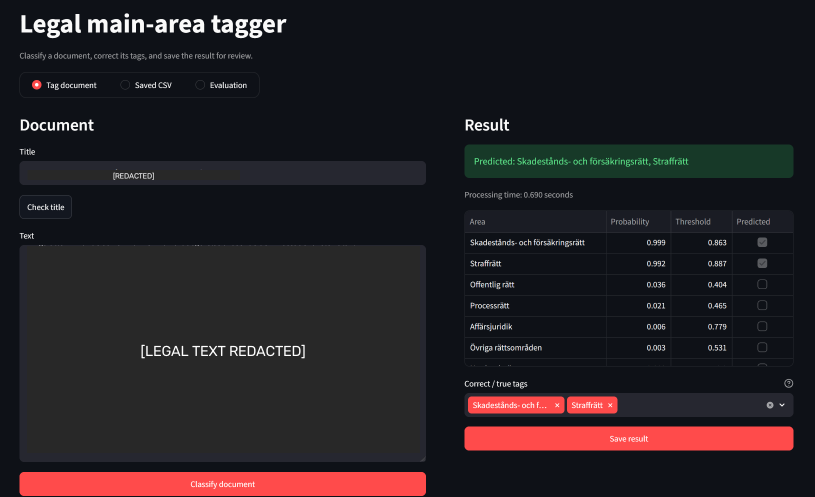
#> input picture Images/img_ui.png, 1630 x 994 px (shown at 1/2 size)
$ python redact_img_text.py
#> lines starting #> are read from the running program, lines starting #| are printed output that depends on the picture; after the words box and inside, x2 and y2 are one past the last pixel; in counts of white or black regions, pixels touching at a corner belong together
import cv2

img = cv2.imread("Images/img_ui.png")
#> img is the input picture: shape (994, 1630, 3); mean B, G, R 34.6, 30.7, 36.4

regions = [
    # y1, y2, x1, x2
    (340, 360, 55, 480),  # title
    (492, 906, 54, 840),  # document text
]

def redact(region, text, font_scale):
#> called with region = (340, 360, 55, 480), text = '[REDACTED]', font_scale = 0.5
    y1, y2, x1, x2 = region
    img[y1:y2, x1:x2] = (40, 40, 40)
#> img: shape (994, 1630, 3); 0.03% of pixels changed, all inside (x1, y1, x2, y2) = (227, 345, 308, 360)
    font = cv2.FONT_HERSHEY_SIMPLEX
    size, _ = cv2.getTextSize(text, font, font_scale, 1)
    text_x = x1 + (x2 - x1 - size[0]) // 2
    text_y = y1 + (y2 - y1 + size[1]) // 2

    cv2.putText(
        img, text, (text_x, text_y),
        font, font_scale, (255, 255, 255), 1, cv2.LINE_AA
    )
#> img: shape (994, 1630, 3); mean B, G, R 34.6, 30.7, 36.4

redact(regions[0],"[REDACTED]",0.5)
redact(regions[1],"[LEGAL TEXT REDACTED]",1.0)
#> call 2 of redact, with region = (492, 906, 54, 840), text = '[LEGAL TEXT REDACTED]', font_scale = 1
#> in redact (call 2), `cv2.putText( img, text, (text_x, text_y), font, font_scale, (255, 255,..`:
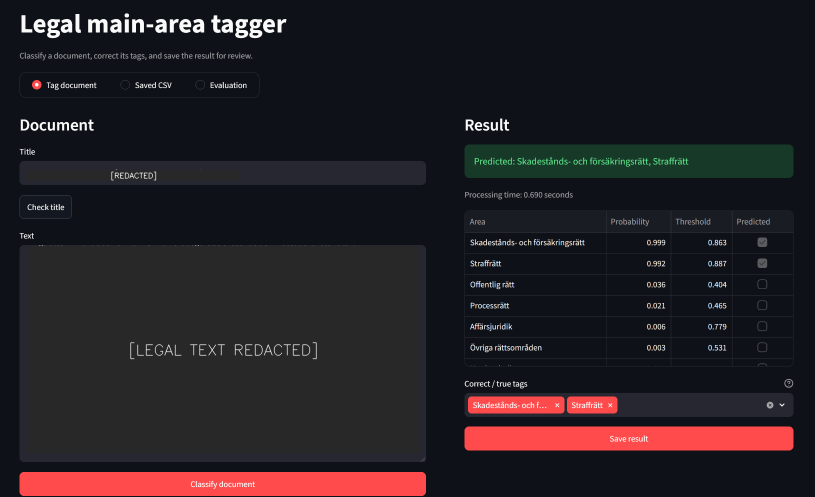
#> img: shape (994, 1630, 3) (shown at 1/2 size); mean B, G, R 34.4, 30.6, 36.3

# cv2.imwrite("Images/img_ui_redacted.png", img)
cv2.imwrite("Images/img_ui.png", img)
